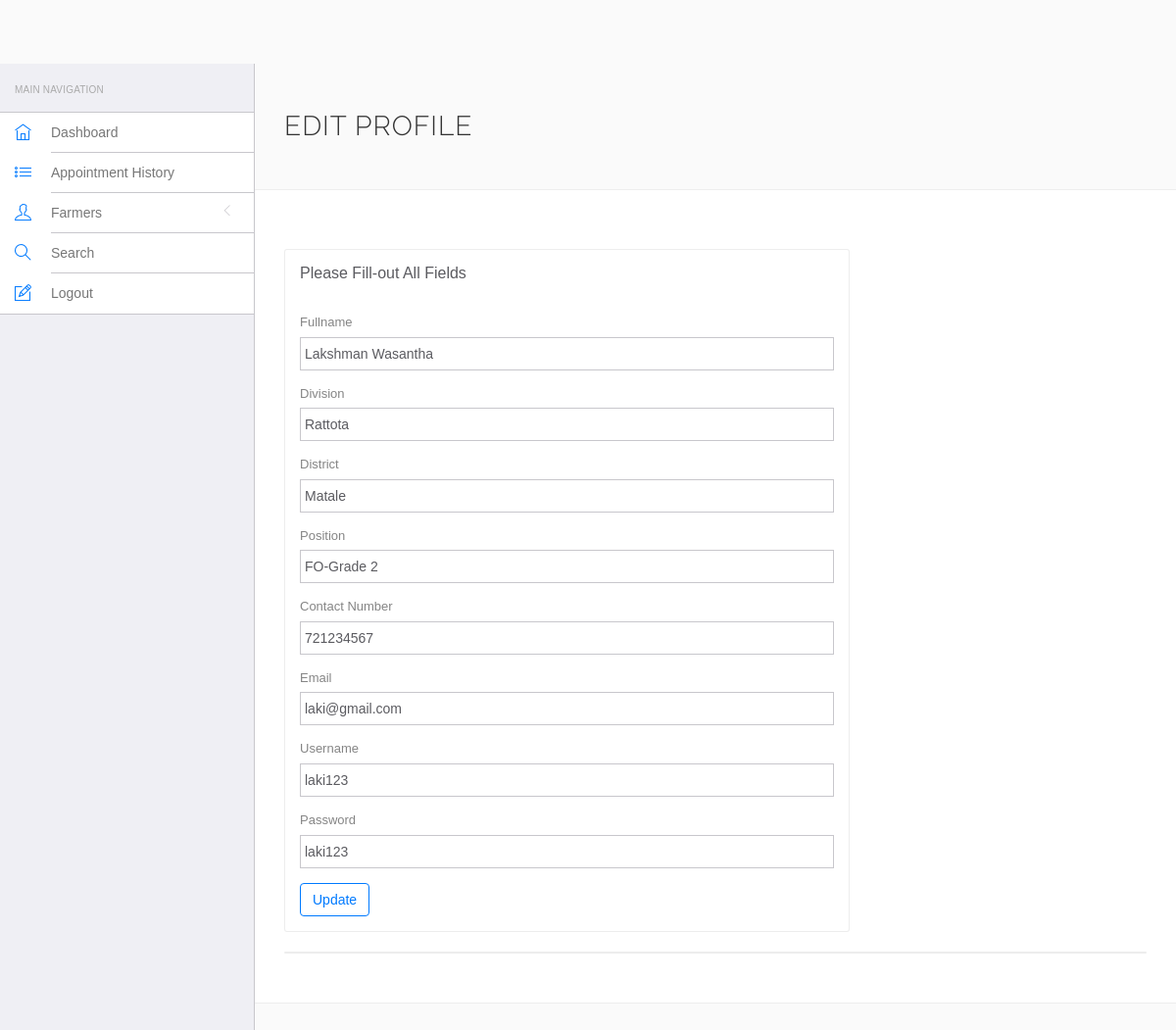
Page /doa/main/fieldoff/fieldoff-edit.php (signed in) on the committed database.
### tables this page shows
CREATE TABLE `fieldoff` (
  `id` int(11) NOT NULL,
  `name` varchar(255) DEFAULT NULL,
  `division` varchar(255) DEFAULT NULL,
  `distid` varchar(255) NOT NULL,
  `district` varchar(255) DEFAULT NULL,
  `position` varchar(255) DEFAULT NULL,
  `contactno` bigint(11) DEFAULT NULL,
  `username` varchar(255) DEFAULT NULL,
  `password` varchar(255) DEFAULT NULL,
  `email` varchar(255) DEFAULT NULL
);

### doa/main/fieldoff/session.php (called while the page is built, shortened)
<?php
include('include/config.php');
$user_check=$_SESSION['login_user'];
$ses_sql=mysqli_query($con,"select * from fieldoff where username='$user_check'");
$row=mysqli_fetch_array($ses_sql,MYSQLI_ASSOC);
$loggedin_id=$row['id'];
?>

### doa/main/fieldoff/fieldoff-edit.php (the view, shortened to what this page needs)
<?php
include ('session.php');
?>
<!DOCTYPE html>
<html lang="en">
	<head>
		<link rel="stylesheet" href="vendor/bootstrap/css/bootstrap.min.css">
		<link rel="stylesheet" href="vendor/fontawesome/css/font-awesome.min.css">
		<link rel="stylesheet" href="vendor/themify-icons/themify-icons.min.css">
		<link href="vendor/animate.css/animate.min.css" rel="stylesheet" media="screen">
		<link href="vendor/perfect-scrollbar/perfect-scrollbar.min.css" rel="stylesheet" media="screen">
		<link href="vendor/switchery/switchery.min.css" rel="stylesheet" media="screen">
		<link href="vendor/bootstrap-touchspin/jquery.bootstrap-touchspin.min.css" rel="stylesheet" media="screen">
		<link href="vendor/select2/select2.min.css" rel="stylesheet" media="screen">
		<link href="vendor/bootstrap-datepicker/bootstrap-datepicker3.standalone.min.css" rel="stylesheet" media="screen">
		<link href="vendor/bootstrap-timepicker/bootstrap-timepicker.min.css" rel="stylesheet" media="screen">
		<link rel="stylesheet" href="assets/css/styles.css">
		<link rel="stylesheet" href="assets/css/plugins.css">
		<link rel="stylesheet" href="assets/css/themes/theme-1.css" id="skin_color" />
	</head>
<?php
    $query=mysqli_query($con,"SELECT * FROM fieldoff where id='$loggedin_id'")or die(mysqli_error($con));
    $row=mysqli_fetch_array($query);
?>
	<body>
		<div id="app">
			<?php include('include/sidebar.php');?>
				<div class="main-content" >
					<div class="wrap-content container" id="container">
						<section id="page-title">
							<div class="row">
								<div class="col-sm-8">
									<h1 class="mainTitle">Edit Profile</h1>
								</div>
							</div>
						</section>
						<div class="container-fluid container-fullw bg-white">
							<div class="row">
								<div class="col-md-12">
									<div class="row margin-top-30">
										<div class="col-lg-8 col-md-12">
											<div class="panel panel-white">
												<div class="panel-heading">
													<h5 class="panel-title">Please Fill-out All Fields</h5>
												</div>
												<div class="panel-body">
													<form role="form" name="adddoc" method="post" onSubmit="return valid();">
		                                                <div class="form-group">
															<label for="name">
                                                                Fullname
															</label>
                    <input type="text" name="foname" class="form-control" value="<?php echo $row['name']; ?>" required>
														</div>
                                                        <div class="form-group">
															<label for="fodivision">
																Division
															</label>
                    <input type="text" name="fodivision" class="form-control" value="<?php echo $row['division']; ?>" required>
														</div>
                                                        <div class="form-group">
															<label for="fodistrict">
																 District
															</label>
                    <input type="text" name="fodistrict" class="form-control" value="<?php echo $row['district']; ?>" required>
														</div>
                                                        <div class="form-group">
															<label for="foposition">
																 Position
															</label>
                    <input type="text" name="foposition" class="form-control" value="<?php echo $row['position']; ?>" required>
														</div>
                                                        <div class="form-group">
															<label for="focontact">
																 Contact Number
															</label>
                    <input type="text" name="focontact" class="form-control" value="<?php echo $row['contactno']; ?>" required>
														</div>
                                                        <div class="form-group">
															<label for="foemail">
																 Email
															</label>
                    <input type="text" name="foemail" class="form-control" value="<?php echo $row['email']; ?>" required>
														</div>
                                                        <div class="form-group">
															<label for="fousername">
																 Username
															</label>
                    <input type="text" name="fousername" class="form-control" value="<?php echo $row['username']; ?>" required>
														</div>
                                                        <div class="form-group">
															<label for="fopassword">
																 Password
															</label>
                    <input type="text" name="fopassword" class="form-control" value="<?php echo $row['password']; ?>" required>
														</div>
														<button type="submit" name="submit" id="submit" class="btn btn-o btn-primary">
															Update
														</button>
													</form>
												</div>
											</div>
										</div>
											</div>
										</div>
									<div class="col-lg-12 col-md-12">
											<div class="panel panel-white">
											</div>
										</div>
									</div>
								</div>
							</div>
						</div>
					</div>
	</body>
</html>

### doa/main/fieldoff/assets/css/themes/theme-1.css (style rules this page uses)
body { background: #FAFAFA; }

### rows in the picture
fieldoff: foname "Lakshman Wasantha", fodivision "Rattota", fodistrict "Matale", foposition "FO-Grade 2", focontact "721234567", foemail "laki@gmail.com", fousername "laki123", fopassword "laki123"
